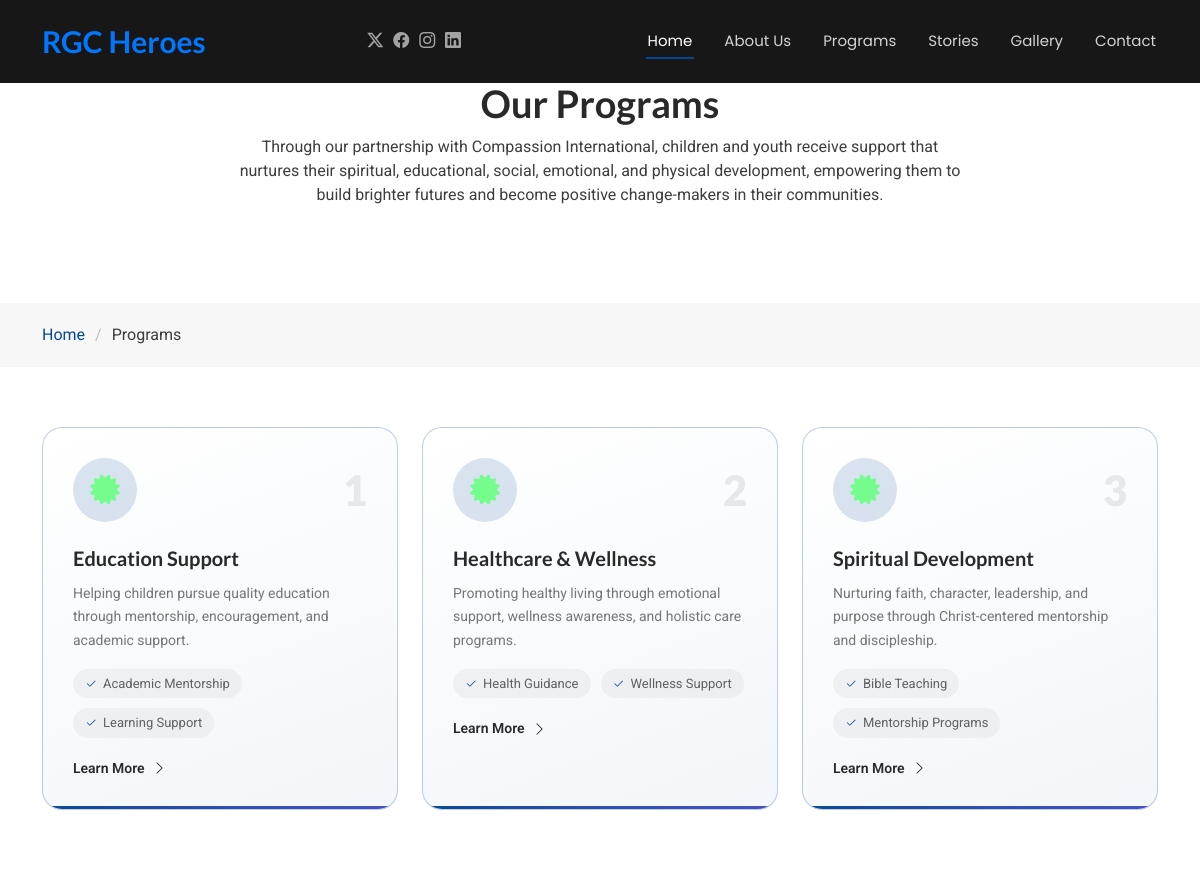
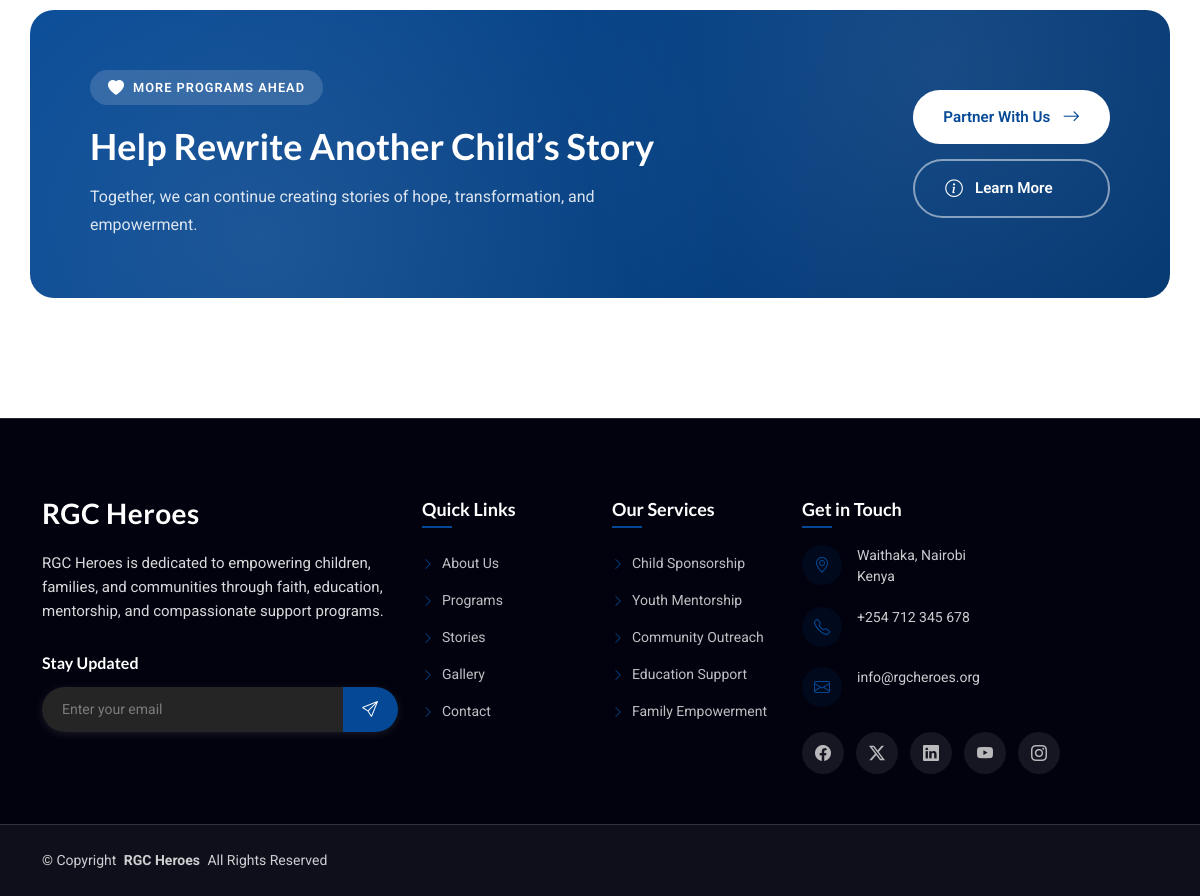
Screenshot of /programs/ with the database file from the repository (2 pictures, top to bottom).
### heroes_app/models.py (models this page shows, shortened)
class Programs(models.Model):
   category = models.CharField(max_length=100)
   description = models.TextField()
   goal_one = models.TextField(max_length=50)
   goal_two = models.TextField(max_length=50)
   title = models.CharField(max_length=100)

### heroes_app/views.py (the view)
# urls.py: path('programs/', views.programs, name='programs'),
def programs(request):
    our_programs = Programs.objects.all()
    context = {'our_programs': our_programs}
    return render(request, 'programs.html', context)

### heroes_app/templates/programs.html (shortened to what this page needs)
{% extends 'base.html' %}
{% load static %}
{% block content %}
  <main class="main">
    <div class="page-title">
      <div class="heading">
        <div class="container">
          <div class="row d-flex justify-content-center text-center">
            <div class="col-lg-8">
              <h1 class="heading-title">Our Programs</h1>
              <p class="mb-0">
                Through our partnership with Compassion International, children and youth
                receive support that nurtures their spiritual, educational, social,
                emotional, and physical development, empowering them to build brighter
                futures and become positive change-makers in their communities.
            </div>
          </div>
        </div>
      </div>
      <nav class="breadcrumbs">
        <div class="container">
          <ol>
            <li><a href="{% url 'home'%}">Home</a></li>
            <li class="current">Programs</li>
          </ol>
        </div>
      </nav>
    </div>
    <section id="services" class="services section">
      <div class="container" data-aos="fade-up" data-aos-delay="100">
            <div class="row g-4">
              {% for program in our_programs %}
              <div class="col-md-4" data-aos="fade-right" data-aos-delay="150">
                <div class="service-card highlighted">
                  <div class="card-header">
                    <div class="icon-circle">
                      <i class="fa-solid fa-certificate fa-spin fa-spin-reverse" style="color: rgb(116, 252, 141);"></i>
                    </div>
                    <span class="service-num">{{ program.id }}</span>
                  </div>
                  <div class="card-body">
                    <h4><a href="#">{{ program.title }}</a></h4>
                    <p>{{ program.description}}</p>
                    <ul class="feature-list">
                      <li><i class="bi bi-check2"></i>{{ program.goal_one }}</li>
                      <li><i class="bi bi-check2"></i>{{ program.goal_two }}</li>
                    </ul>
                  </div>
                  <a href="#" class="card-link">
                    <span>Learn More</span>
                    <i class="bi bi-chevron-right"></i>
                  </a>
                </div>
              </div>
              {% endfor %}
            </div>
          </div>
      <section id="stories" class="team section">
  <div class="container" data-aos="fade-up" data-aos-delay="100">
    <div class="row g-4 justify-content-center">
    <div class="join-team-banner" data-aos="fade-up" data-aos-delay="250">
      <div class="banner-bg-pattern"></div>
      <div class="banner-content">
        <div class="banner-text">
          <span class="badge-label">
            <i class="bi bi-heart-fill"></i> More Programs Ahead
          </span>
          <h3>Help Rewrite Another Child’s Story</h3>
          <p>
           Together, we can continue creating stories of hope, transformation, and empowerment.
          </p>
        </div>
        <div class="banner-actions">
          <a href="{% url 'contact' %}" class="btn-primary-action">
            <span>Partner With Us</span>
            <i class="bi bi-arrow-right"></i>
          </a>
          <a href="{% url 'about' %}" class="btn-secondary-action">
            <i class="bi bi-info-circle"></i>
            <span>Learn More</span>
          </a>
        </div>
      </div>
    </div>
      </div>
    </div>
      </section>
    </section>
  </main>
{% endblock %}

### rows the page displays
Programs: id "1", title "Education Support", description "Helping children pursue quality education through mentorship, encouragement, and academic support.", goal_one "Academic Mentorship", goal_two "Learning Support"
Programs: id "2", title "Healthcare & Wellness", description "Promoting healthy living through emotional support, wellness awareness, and holistic care programs.", goal_one "Health Guidance", goal_two "Wellness Support"
Programs: id "3", title "Spiritual Development", description "Nurturing faith, character, leadership, and purpose through Christ-centered mentorship and discipleship.", goal_one "Bible Teaching", goal_two "Mentorship Programs"
